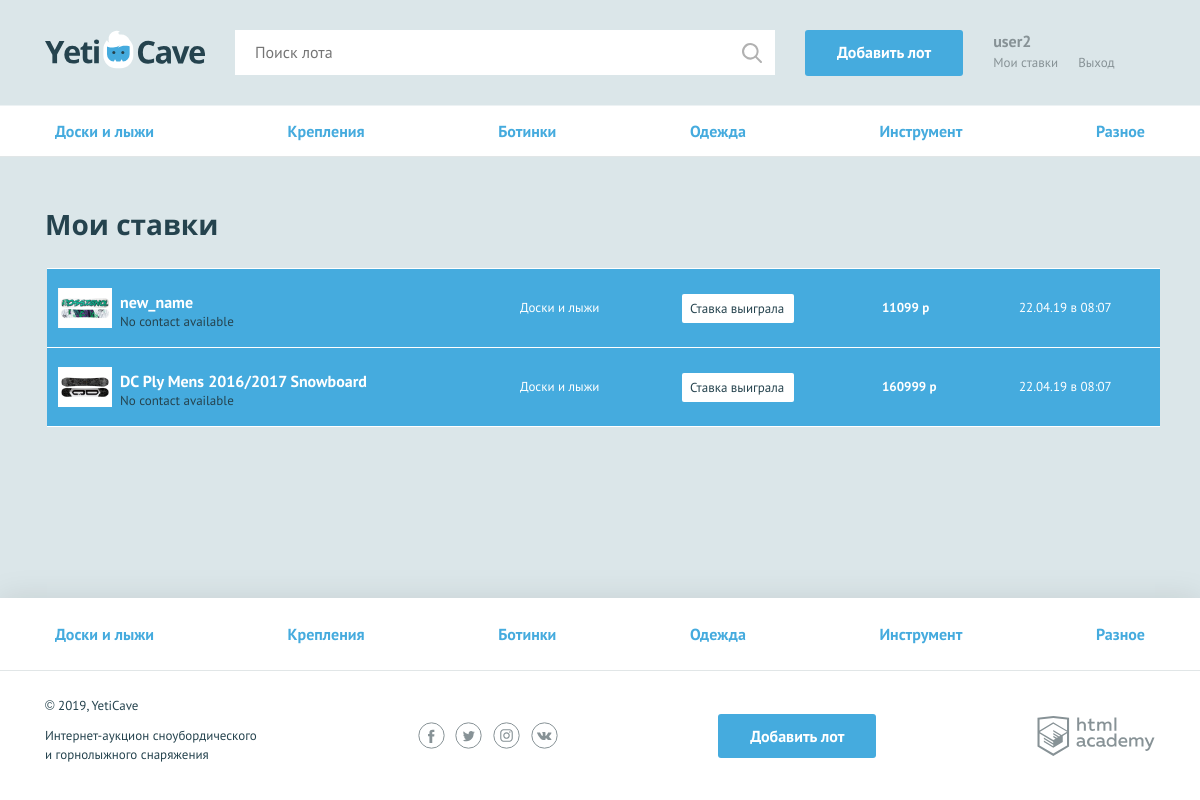
/my_bets.php (signed in), run on the app's committed database.
### tables this page shows
CREATE TABLE category
(
  id int NOT NULL AUTO_INCREMENT,
  name varchar(50) NOT NULL,
  symbol_code varchar(50) NOT NULL,
  PRIMARY KEY (id)
);

CREATE TABLE lot
(
  id int NOT NULL AUTO_INCREMENT,
  name varchar(50) NOT NULL,
  description varchar(200) NOT NULL,
  id_category int NOT NULL,
  image varchar(50) NOT NULL,
  start_price int NOT NULL,
  bid_step int NOT NULL,
  creation_date datetime DEFAULT NOW(),
  end_date datetime NOT NULL,
  id_creator int NOT NULL,
  id_winner int,
  PRIMARY KEY (id),
  FOREIGN KEY (id_creator) REFERENCES user(id),
  FOREIGN KEY (id_category) REFERENCES category(id),
  INDEX (end_date, id_creator, id_winner),
  FULLTEXT (name, description)
);

CREATE TABLE user
(
  id int NOT NULL AUTO_INCREMENT,
  name varchar(50) NOT NULL,
  password varchar(255) NOT NULL,
  email varchar(50) NOT NULL,
  contact varchar(255) NOT NULL,
  avatar varchar(50),
  reg_date datetime DEFAULT NOW(),
  PRIMARY KEY (id),
  INDEX (password),
  UNIQUE INDEX (email)
);

### helpers.php (called while the page is built, shortened)
<?php
function include_template($name, array $data = []) {
    $name = 'templates/' . $name;
    extract($data);
    require $name;
    $result = ob_get_clean();
    return $result;
}

### functions.php (called while the page is built, shortened)
<?php
function returnArrayFromDB($link, $sql, $fetch_type = MYSQLI_NUM)
{
    $stmt = mysqli_prepare($link, $sql);
    mysqli_stmt_execute($stmt);
    $rows = mysqli_stmt_get_result($stmt);
    if($rows) {
        $array = mysqli_fetch_all($rows, $fetch_type);
        return $array;
    }
    else {
        showError(mysqli_error($link));
    }
}
function timeToEnd($end_time)
{
    $now = date_create();
    $end_time = date_create($end_time);
    $interval = date_diff($now, $end_time);
    if ($now > $end_time) {
        return false;
    }
    elseif ($interval->d > 0 || $interval->m > 0) {
        $days = $interval->format('%a');
        $hours = $interval->h + ($days * 24) . ':'
          . $interval->format('%I');
        return $hours;
    }
    return $interval->format('%H:%I');
}
function isWinningBid($bid, $max_bid)
{
    if ($bid == $max_bid) {
        return true;
    }
    return false;
}

### classes/Timer.php (called while the page is built, shortened)
<?php
class Timer
{
    public function timeAfterBet($creation_date)
    {
        $now = date_create();
        $creation_time = date_create($creation_date);
        $interval = date_diff($now, $creation_time);
        if ($interval->h < 1 && $creation_time >= date_create('today')) {
            return $interval->format('%i '). $this->getNounPluralForm($interval->format('%i'), 'минуту', 'минуты', 'минут')  .  ' назад';
        } elseif ($interval->h == 1 && $creation_time >= date_create('today')) {
            return 'Час назад';
        }
        elseif ($interval->h > 1 && $creation_time >= date_create('today')) {
            return $interval->format('%h '). $this->getNounPluralForm($interval->format('%h'), 'час', 'часа', 'часов')  .' назад';
        } elseif ($creation_time >= date_create('yesterday') && $creation_time < date_create('today')) {
            return 'Вчера, в '. $creation_time->format('H:i');
        } else {
            return $creation_time->format('d.m.y'). ' в ' . $creation_time->format('H:i');
        }
    }
}

### templates/my_bets.php (the view)
<section class="rates container">
    <h2>Мои ставки</h2>
    <table class="rates__list">
        <?php foreach ($bids as $bid): ?>
        <tr class="rates__item <?php if(!timeToEnd($bid['end_date']) && isWinningBid($bid['amount'], $bid['max'])): ?>rates__item--win<?php elseif(!timeToEnd($bid['end_date'])): ?>rates__item--end<?php endif; ?>">
            <td class="rates__info">
                <div class="rates__img">
                    <img src="../<?= $bid['image'] ?>" width="54" height="40" alt="<?= $bid['lot_name'] ?>">
                </div>
                <div>
                <h3 class="rates__title"><a href="lot.php?id=<?= $bid['id'] ?>"><?= $bid['lot_name'] ?></a></h3>
                <?php if (!timeToEnd($bid['end_date']) && isWinningBid($bid['amount'], $bid['max'])): ?><p><?= $bid['contact'] ?></p><? endif; ?>
                </div>
            </td>
            <td class="rates__category">
                <?= $bid['category_name'] ?>
            </td>
            <td class="rates__timer">
                <?php if(!timeToEnd($bid['end_date']) && isWinningBid($bid['amount'], $bid['max'])): ?>
                <div class="timer timer--win">Ставка выиграла</div>
                <?php elseif(!timeToEnd($bid['end_date'])): ?>
                <div class="timer timer--end">Торги окончены</div>
                <?php else: ?>
                <div class="timer <?php if(timeToEndLessOneHour($bid['end_date'])): ?>timer--finishing<?php endif; ?>">
                    <?= timeToEnd($bid['end_date']) ?>
                </div>
                <?php endif; ?>
            </td>
            <td class="rates__price">
                <?= $bid['amount'] ?> р
            </td>
            <td class="rates__time">
                <?= $timer->timeAfterBet($bid['creation_date']) ?>
            </td>
        </tr>
        <? endforeach; ?>
    </table>
</section>

### templates/navigation.php
<nav class="nav">
    <ul class="nav__list container">
        <?php foreach ($categories as $category): ?>
            <li class="nav__item">
                <a href="all-lots.html"><?= $category[1] ?></a>
            </li>
        <?php endforeach; ?>
    </ul>
</nav>

### templates/layout.php (shortened to what this page needs)
<!DOCTYPE html>
<html lang="ru">
<head>
    <link href="../css/normalize.min.css" rel="stylesheet">
    <link href="../css/style.css" rel="stylesheet">
    <link href="../css/flatpickr.min.css" rel="stylesheet">
</head>
<body>
<div class="page-wrapper">
    <header class="main-header">
        <div class="main-header__container container">
            <a class="main-header__logo">
                <img src="../img/logo.svg" width="160" height="39" alt="Логотип компании YetiCave">
            </a>
            <form class="main-header__search" method="get" action="search.php" autocomplete="off">
                <input type="search" name="search" placeholder="Поиск лота">
                <input class="main-header__search-btn" type="submit" name="find" value="Найти">
            </form>
            <a class="main-header__add-lot button" href="add.php">Добавить лот</a>
            <nav class="user-menu">
                <?php
                if ($is_auth === true):
                    ?>
                    <div class="user-menu__logged">
                        <p><?= htmlspecialchars($user_name) ?></p>
                        <a class="user-menu__bets" href="my_bets.php">Мои ставки</a>
                        <a class="user-menu__logout" href="logout.php">Выход</a>
                    </div>
                <?php
                endif;
                ?>
            </nav>
        </div>
    </header>
    <main class="<?= $container ?>">
        <?= $navigation ?>
        <?= $content ?>
    </main>
</div>
<footer class="main-footer">
    <nav class="nav">
        <ul class="nav__list container">
            <?php
            foreach ($categories as $category):
                ?>
                <li class="nav__item">
                    <a href="pages/all-lots.html"><?= $category[1] ?></a>
                </li>
            <?php
            endforeach;
            ?>
        </ul>
    </nav>
    <div class="main-footer__bottom container">
        <div class="main-footer__copyright">
            <p>© 2019, YetiCave</p>
            <p>Интернет-аукцион сноубордического и горнолыжного снаряжения</p>
        </div>
        <div class="main-footer__social social">
            <a class="social__link social__link--facebook" href="#">
            </a>
            <a class="social__link social__link--twitter" href="#">
            </a>
            <a class="social__link social__link--instagram" href="#">
            </a>
            <a class="social__link social__link--vkontakte" href="#">
            </a>
        </div>
        <a class="main-footer__add-lot button" href="add-lot.html">Добавить лот</a>
        <div class="main-footer__developed-by">
            <a class="logo-academy" href="https://htmlacademy.ru/intensive/php">
            </a>
        </div>
    </div>
</footer>
</body>
</html>

### data on the page
category: name "Доски и лыжи"
category: name "Крепления"
category: name "Ботинки"
category: name "Одежда"
category: name "Инструмент"
category: name "Разное"
lot: image (picture), name "new_name", id_creator.contact "No contact available", id_category.name "Доски и лыжи", shows "Ставка выиграла", amount "11099", timeAfterBet "22.04.19 в 08:07"
lot: image (picture), name "DC Ply Mens 2016/2017 Snowboard", id_creator.contact "No contact available", id_category.name "Доски и лыжи", shows "Ставка выиграла", amount "160999", timeAfterBet "22.04.19 в 08:07"

### other printed values
$user_name "user2"
